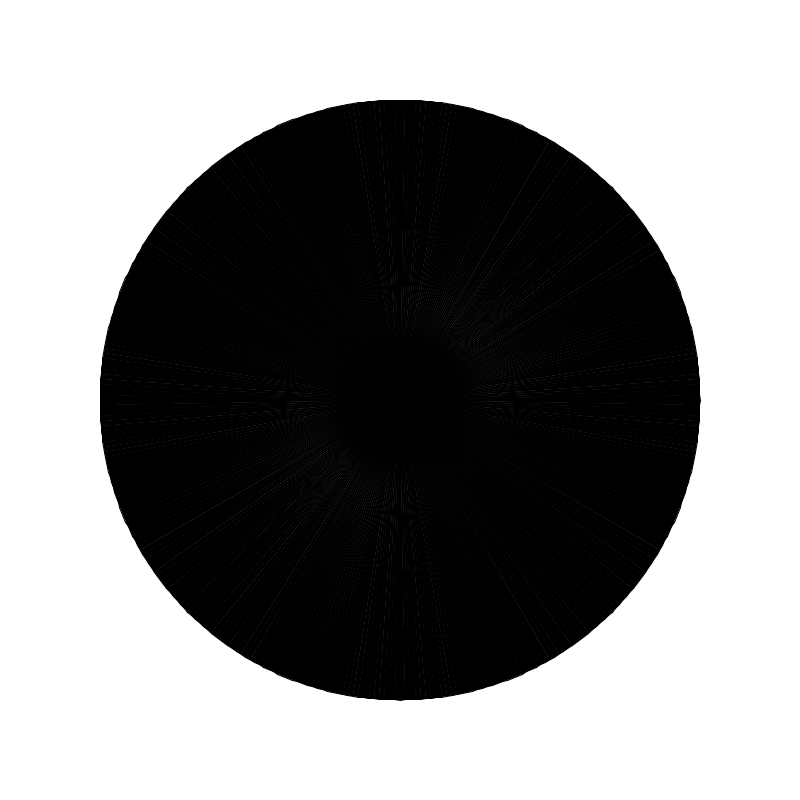
Frame 1 (no input)
Frame 60 (the mouse pressed at the canvas centre just before this capture): identical to frame 1, image omitted
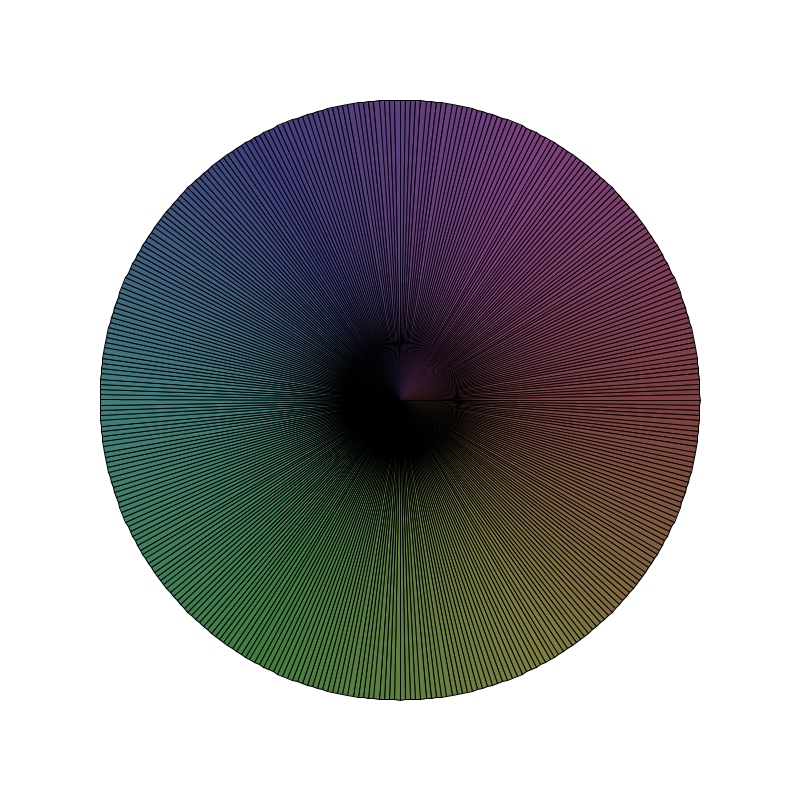
Frame 120 (the mouse held since frame 60 and released just before this capture)

The Processing sketch that drew these frames (run headless with seeded random() and noise(); from frame 60 on, the mouse is pressed at the canvas centre):

// Processing sketch: sketch_210604f
// ── sketch_210604f.pde

int segmentCount = 360;
int radius = 300;

void setup() {
  size(800,800);
  background(0);
}

void draw() {
  colorMode(HSB, 360, width, height);
  background(360);
  float angleStep = 360 / segmentCount;
  
  beginShape(TRIANGLE_FAN);
  vertex(width/2, height/2);
  for (float angle=0; angle<=360; angle+=angleStep) {
    float vx = width / 2 + cos(radians(angle)) * radius;
    float vy = height / 2 + sin(radians(angle)) * radius;
    vertex(vx, vy);
    fill(angle, mouseX, mouseY);
  }
  endShape();
}

void keyReleased() {
  switch(key) {
    case '1':
      segmentCount = 360;
      break;
    case '2':
      segmentCount = 45;
      break;
    case '3':
      segmentCount = 24;
      break;
    case '4':
      segmentCount = 12;
      break;
    case '5':
      segmentCount = 6;
      break;
  }
}
    
